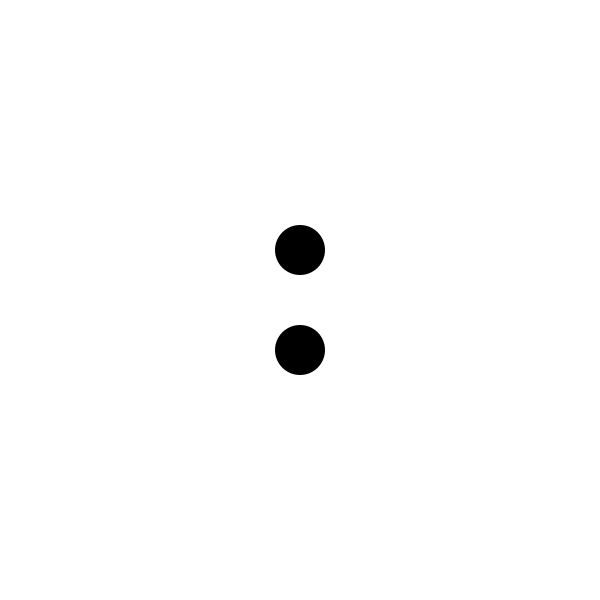
Frame 1 (no input)
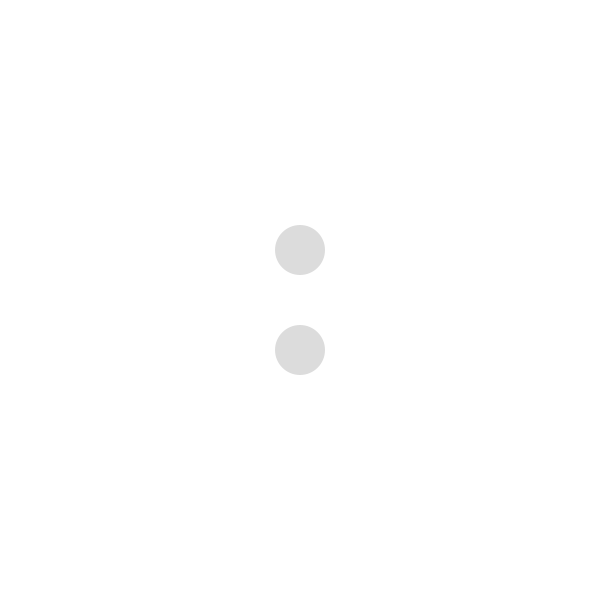
Frame 60 (the mouse pressed at the canvas centre just before this capture)
Frame 120 (the mouse held since frame 60 and released just before this capture): identical to frame 60, image omitted

The Processing sketch that drew these frames (run headless with seeded random() and noise(); from frame 60 on, the mouse is pressed at the canvas centre):

// Processing sketch: blinker
// ── blinker.pde
// 1秒おきに点滅して秒を刻む

void setup() {
  size(600, 600);
  noStroke();
}

void draw() {
  background(255, 255, 255);

  // 偶数秒なら塗りを黒色、それ以外は灰色
  if (second() % 2 == 0) {
    fill(0, 0, 0);
  }
  else {
    fill(220, 220, 220);
  }

  ellipse(300, 250, 50, 50);
  ellipse(300, 350, 50, 50);
  
  save(String.format("%03d.png", second()));
}
